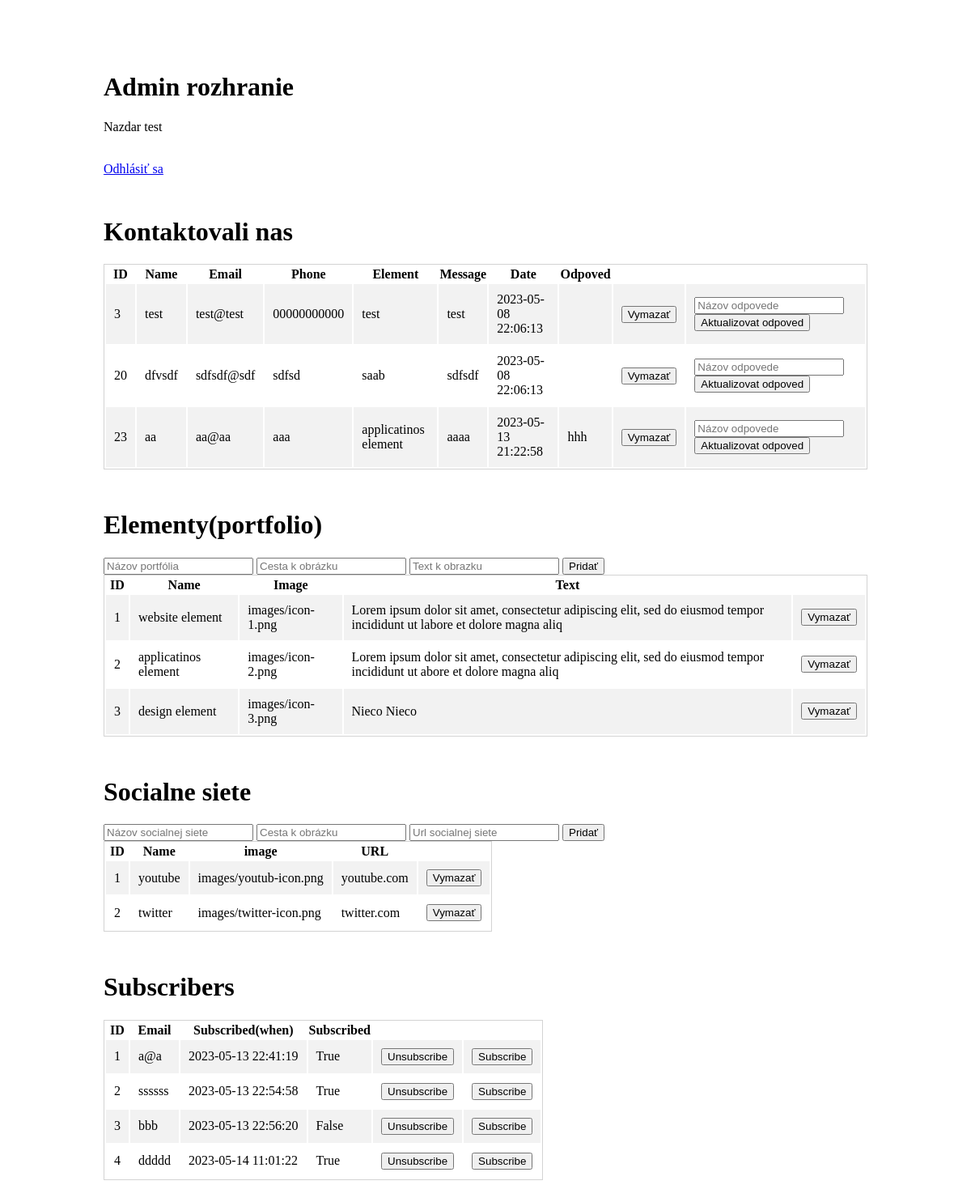
The app's page /admin.php (signed in), older data.
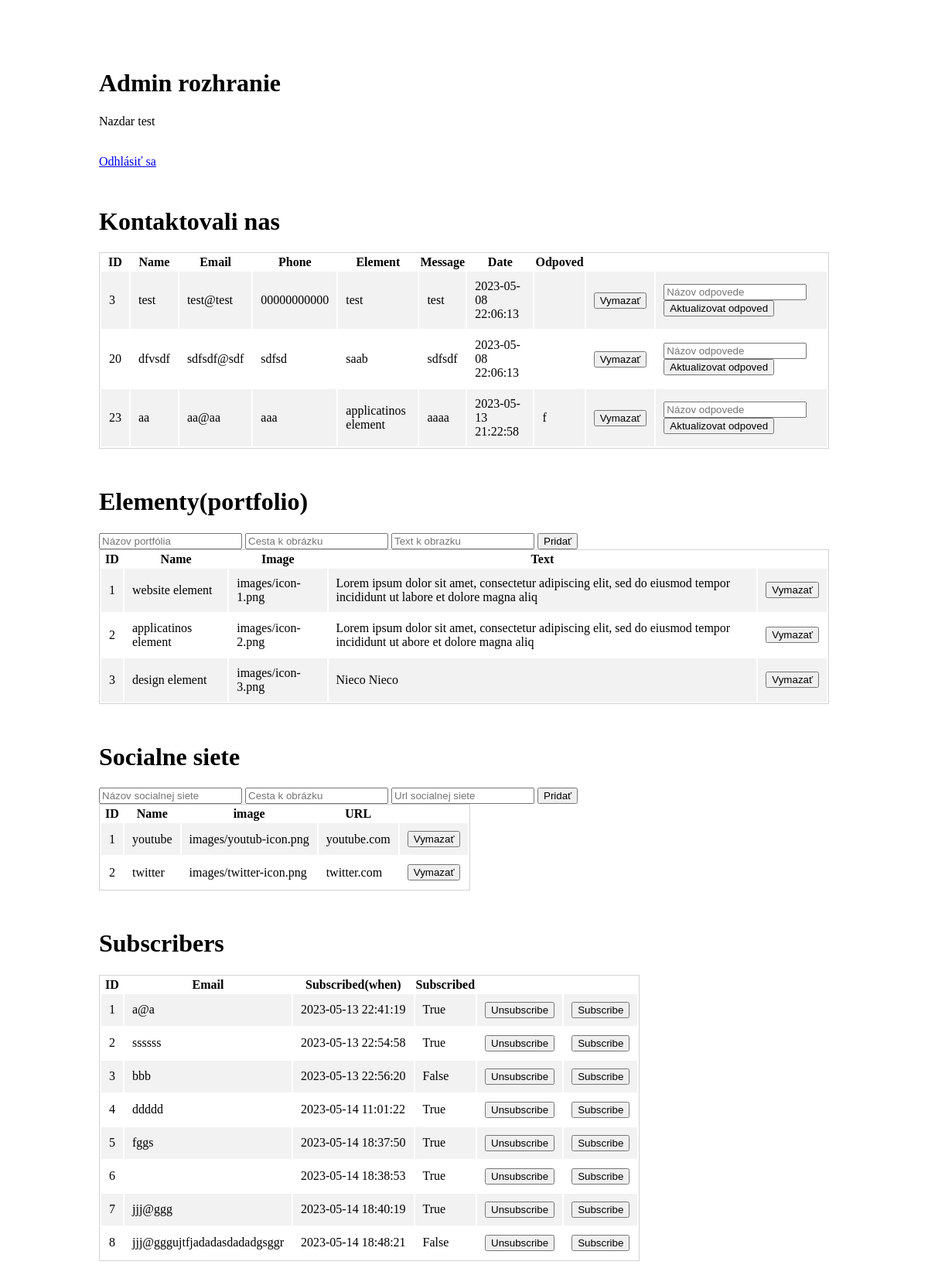
The same page, newer data.
### tables this page shows
CREATE TABLE `Kontakt` (
  `idKontakt` int(11) NOT NULL,
  `Name` varchar(20) NOT NULL,
  `Email` varchar(50) NOT NULL,
  `Phone` varchar(15) NOT NULL,
  `Element` varchar(30) NOT NULL,
  `Message` text NOT NULL,
  `Date` timestamp NOT NULL DEFAULT current_timestamp(),
  `Odpoved` text DEFAULT NULL
);

CREATE TABLE `Portfolio` (
  `idPortfolio` int(11) NOT NULL,
  `name` varchar(30) NOT NULL,
  `image` text NOT NULL,
  `Text` text NOT NULL
);

CREATE TABLE `Social` (
  `idSocial` int(11) NOT NULL,
  `Name` varchar(30) NOT NULL,
  `image` varchar(30) NOT NULL,
  `url` varchar(50) NOT NULL
);

CREATE TABLE `Subscribers` (
  `idSubscribers` int(11) NOT NULL,
  `Email` varchar(50) NOT NULL,
  `Subscribed_When` timestamp NOT NULL DEFAULT current_timestamp(),
  `UnSucribed` varchar(5) NOT NULL DEFAULT 'True'
);

### include/Contact.php (called while the page is built)
<?php
    class Contact{
        public $db;
        function __construct()
        {
            $this->db = new Database();
        }
        function get_contact(){
            try{
                $query =  $this->db->conn->query("SELECT * FROM Kontakt");
                $contact = $query->fetchAll(PDO::FETCH_OBJ);
                return $contact;
              }catch(PDOException $e){
                print_r($e->getMessage());
            }
        }
    }
    $Contact = new Contact();
?>

### include/database.php (called while the page is built, shortened)
<?php
    class Database{
        function __construct()
        {
            try{
                $this->conn = new PDO('mysql:host=localhost;dbname=GabrisIvan;charset=utf8','root','');
            }catch(PDOException $e){
                var_dump($e->getMessage());
            }
        }
    }
?>

### include/Portfolio.php (called while the page is built, shortened)
<?php
    class Portfolio{
        function get_portfolio(){
            $this->db = new Database();
            try{
                $query = $this->db->conn->query("SELECT * FROM Portfolio");
                $portfolio = $query->fetchAll(PDO::FETCH_OBJ);
                return $portfolio;
            }catch(PDOException $e){
                    print_r($e->getMessage());
                }
            }
    }
    $Portfolio = new Portfolio();
?>

### include/Social.php (called while the page is built, shortened)
<?php
    class Social{
        function get_social(){
            $this->db = new Database();
            try{
                $query = $this->db->conn->query("SELECT * FROM Social");
                $social = $query->fetchAll(PDO::FETCH_OBJ);
                return $social;
            }catch(PDOException $e){
                    print_r($e->getMessage());
                }
            }
    }
    $Social = new Social();
?>

### include/Subscribers.php (called while the page is built)
<?php
    class Subscribers{
        public $db;
        function __construct()
        {
            $this->db = new Database();
        }
        function get_Subscribers(){
            try{
                $query =  $this->db->conn->query("SELECT * FROM Subscribers");
                $subscribers = $query->fetchAll(PDO::FETCH_OBJ);
                return $subscribers;
              }catch(PDOException $e){
                print_r($e->getMessage());
            }
        }
    }
    $Subscribers = new Subscribers();
?>

### admin.php (the view, shortened to what this page needs)
<!DOCTYPE html>
<html lang="en">
<head>
  <link rel="stylesheet" href="css/admin.css">
</head>
<body>
<!--<?php
    include('include/config.php');
  ?>
<div class="admin">
        <h1>Admin rozhranie</h1>
        <p>Nazdar <?php echo($_SESSION['user_name'][0]->Name);?></p><br>
        <a href="include/login/logout.php">Odhlásiť sa</a>
</div>
<div class="row">
  <h1>Kontaktovali nas</h1>
  <?php
    $contact = $Contact->get_contact();
                echo '<table class="admin-table" >';
                  echo "<tr>";
                    echo "<th>ID</th>";
                    echo "<th>Name</th>";
                    echo "<th>Email</th>";
                    echo "<th>Phone</th>";
                    echo "<th>Element</th>";
                    echo "<th>Message</th>";
                    echo "<th>Date</th>";
                    echo "<th>Odpoved</th>";
                  echo "</tr>";
                foreach($contact as $c){
                    echo '<tr>';
                      echo '<td>'.$c->idKontakt;'</td>';
                      echo '<td>'.$c->Name;'</td>';
                      echo '<td>'.$c->Email;'</td>';
                      echo '<td>'.$c->Phone;'</td>';
                      echo '<td>'.$c->Element;'</td>';
                      echo '<td>'.$c->Message;'</td>';
                      echo '<td>'.$c->Date;'</td>';
                      echo '<td>'.$c->Odpoved;'</td>';
                      echo '<td>
                              <form action="include/Kontakt/delete.php" method="post">
                                  <button type = "submit" name="delete_contact" value="'.$c->idKontakt.'"'.'>Vymazať</button>
                            </form></td>';
                      echo '<td>
                            <form action="include/Kontakt/update.php" method="post">
                            <input type= "hidden" name="idForm" value="'.$c->idKontakt.'"'.'>
                            <input type="text" name="answer"placeholder="Názov odpovede">
                                <button type = "submit" name="update_contact" /*value="'.$c->idKontakt.'"'.'*/>Aktualizovat odpoved</button>
                          </form></td>';
                    echo '</tr>';
                }
                echo '</table>';
  ?>
</div>
<div class="row">
  <h1>Elementy(portfolio)</h1>
  <form action="include/portfolio/insert.php" method="post">
            <input type="text" name="name" id="name" placeholder="Názov portfólia">
            <input type="text" name="image" id="image" placeholder="Cesta k obrázku">
            <input type="text" name="Text" id="Text" placeholder="Text k obrazku">
            <input type="submit" value="Pridať" name="add_portfolio">
  </form>
  <?php
  $portfolio = $Portfolio->get_portfolio();
                echo '<table class="admin-table" >';
                  echo "<tr>";
                    echo "<th>ID</th>";
                    echo "<th>Name</th>";
                    echo "<th>Image</th>";
                    echo "<th>Text</th>";
                  echo "</tr>";
                foreach($portfolio as $c){
                    echo '<tr>';
                      echo '<td>'.$c->idPortfolio;'</td>';
                      echo '<td>'.$c->name;'</td>';
                      echo '<td>'.$c->image;'</td>';
                      echo '<td>'.$c->Text;'</td>';
                      echo '<td>
                              <form action="include/portfolio/delete.php" method="post">
                                  <button type = "submit" name="delete_portfolio" value="'.$c->idPortfolio.'"'.'>Vymazať</button>
                            </form></td>';
                    echo '</tr>';
                }
                echo '</table>';
  ?>
</div>
<div class="row">
  <h1>Socialne siete</h1>
  <form action="include/Social/insert.php" method="post">
            <input type="text" name="Name" id="Name" placeholder="Názov socialnej siete">
            <input type="text" name="image" id="image" placeholder="Cesta k obrázku">
            <input type="text" name="url" id="Text" placeholder="Url socialnej siete">
            <input type="submit" value="Pridať" name="add_social">
  </form>
    <?php
      $social = $Social->get_social();
      echo '<table class="admin-table" >';
      echo "<tr>";
        echo "<th>ID</th>";
        echo "<th>Name</th>";
        echo "<th>image</th>";
        echo "<th>URL</th>";
      echo "</tr>";
    foreach($social as $c){
        echo '<tr>';
          echo '<td>'.$c->idSocial;'</td>';
          echo '<td>'.$c->Name;'</td>';
          echo '<td>'.$c->image;'</td>';
          echo '<td>'.$c->url;'</td>';
          echo '<td>
                  <form action="include/Social/delete.php" method="post">
                      <button type = "submit" name="delete_social" value="'.$c->idSocial.'"'.'>Vymazať</button>
                </form></td>';
        echo '</tr>';
    }
    echo '</table>';
    ?>
</div>
<div class="row">
<h1>Subscribers</h1>
<?php
  $subscribers = $Subscribers->get_Subscribers();
  echo '<table class="admin-table" >';
  echo "<tr>";
    echo "<th>ID</th>";
    echo "<th>Email</th>";
    echo "<th>Subscribed(when)</th>";
    echo "<th>Subscribed</th>";
  echo "</tr>";
  foreach($subscribers as $d){
    echo '<tr>';
    echo '<td>'.$d->idSubscribers.'</td>';
    echo '<td>'.$d->Email.'</td>';
    echo '<td>'.$d->Subscribed_When.'</td>';
    echo '<td>'.$d->UnSucribed.'</td>';
    echo '<td>
      <form action="include/Subscribers/unsubscribe.php" method="post">
        <input type= "hidden" name="idForm" value="'.$d->idSubscribers.'"'.'>
        <button type = "submit" name="update_subscribers" /*value="'.$d->idSubscribers.'"'.'*/>Unsubscribe</button>
    </form></td>';
    echo '<td>
      <form action="include/Subscribers/subscribe.php" method="post">
        <input type= "hidden" name="idForm" value="'.$d->idSubscribers.'"'.'>
        <button type = "submit" name="update_subscribers" /*value="'.$d->idSubscribers.'"'.'*/>Subscribe</button>
    </form></td>';
    echo '</tr>';
  }
  echo '</table>';
?>
</div>
</body>
</html>

### css/admin.css (style rules this page uses)
body { padding-left: 10%; padding-right: 10%; padding-top: 5%; padding-bottom: 10%; }
.row { margin-top: 50px; }
.admin-table { border:1px solid lightgray; }
.admin-table tr td { padding:10px; }
.admin-table tr:nth-child(even) { background-color: #f2f2f2; }

Row changes from the older to the newer data that the page shows:
changed kontakt "aa": Odpoved "hhh" → "f"
added subscribers: idSubscribers "5", Email "fggs", Subscribed_When "2023-05-14 18:37:50", UnSucribed "True"
added subscribers: idSubscribers "6", Subscribed_When "2023-05-14 18:38:53", UnSucribed "True"
added subscribers: idSubscribers "7", Email "jjj@ggg", Subscribed_When "2023-05-14 18:40:19", UnSucribed "True"
added subscribers: idSubscribers "8", Email "jjj@gggujtfjadadasdadadgsggr", Subscribed_When "2023-05-14 18:48:21", UnSucribed "False"
